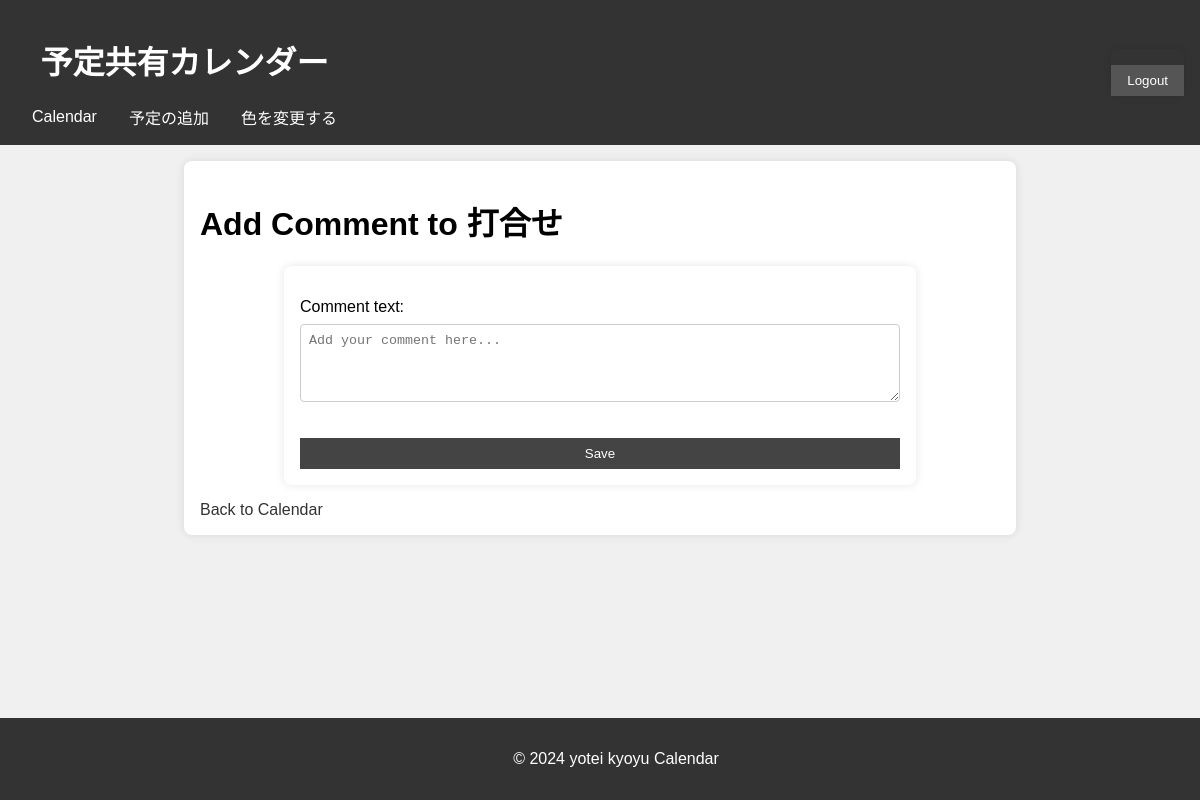
/comments/add/22/ (signed in), run on an earlier commit of the app's database.
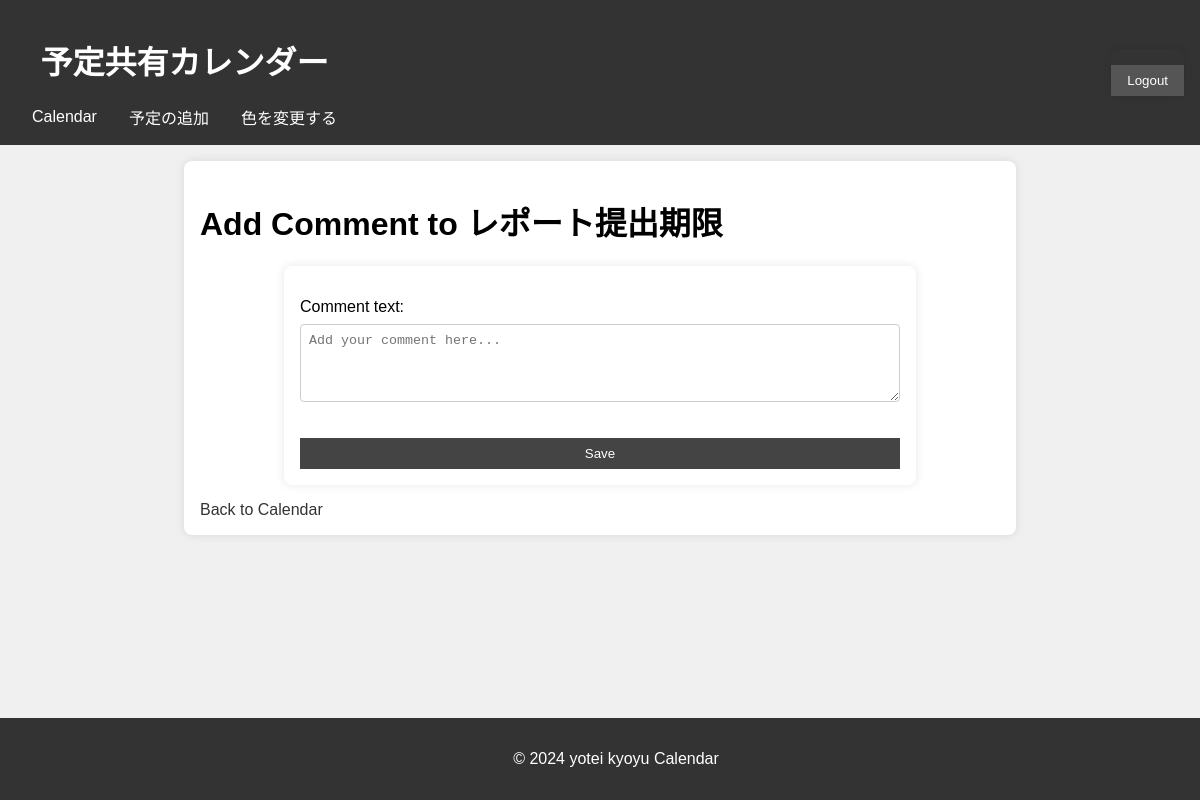
And on a later commit of the database.
### events/models.py (models this page shows, shortened)
class Event(models.Model):
    title = models.CharField(max_length=200)
    description = models.TextField()
    start_time = models.DateField()  # DateTimeField から DateField へ変更
    end_time = models.DateField()
    created_by = models.ForeignKey(User, on_delete=models.CASCADE)

### comments/views.py (the view)
# urls.py: path('add/<int:event_id>/', views.add_comment, name='add_comment'),
@login_required
def add_comment(request, event_id):
    event = Event.objects.get(id=event_id)
    if request.method == 'POST':
        form = CommentForm(request.POST)
        if form.is_valid():
            comment = form.save(commit=False)
            comment.event = event
            comment.created_by = request.user
            comment.save()
            return redirect('calendar_view')
    else:
        form = CommentForm()
    return render(request, 'comments/add_comment.html', {'form': form, 'event': event})

### comments/forms.py
class CommentForm(forms.ModelForm):
    class Meta:
        model = Comment
        fields = ['comment_text']
        widgets = {
            'comment_text': forms.Textarea(attrs={'class': 'form-control', 'rows': 4, 'placeholder': 'Add your comment here...'}),
        }

### comments/templates/comments/add_comment.html (shortened to what this page needs)
{% extends "base.html" %}
{% block content %}
    <div class="form-container">
        <h1>Add Comment to {{ event.title }}</h1>
        <form method="post">
            {{ form.as_p }}
            <button type="submit">Save</button>
        </form>
        <a href="{% url 'calendar_view' %}">Back to Calendar</a>
    </div>
{% endblock %}

What changed in the data, as far as the page shows it:
changed Event: title "打合せ" → "レポート提出期限"
